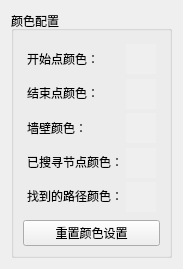
<?xml version="1.0" encoding="UTF-8"?>
<ui version="4.0">
 <class>QT::ConfigWidget</class>
 <widget class="QWidget" name="QT::ConfigWidget">
  <property name="geometry">
   <rect>
    <x>0</x>
    <y>0</y>
    <width>183</width>
    <height>269</height>
   </rect>
  </property>
  <property name="minimumSize">
   <size>
    <width>183</width>
    <height>269</height>
   </size>
  </property>
  <property name="maximumSize">
   <size>
    <width>16777215</width>
    <height>16777215</height>
   </size>
  </property>
  <property name="windowTitle">
   <string>ConfigWidget</string>
  </property>
  <layout class="QGridLayout" name="gridLayout_2">
   <item row="0" column="2">
    <spacer name="horizontalSpacer">
     <property name="orientation">
      <enum>Qt::Horizontal</enum>
     </property>
     <property name="sizeHint" stdset="0">
      <size>
       <width>40</width>
       <height>20</height>
      </size>
     </property>
    </spacer>
   </item>
   <item row="0" column="1">
    <widget class="QGroupBox" name="groupBox">
     <property name="title">
      <string>颜色配置</string>
     </property>
     <layout class="QGridLayout" name="gridLayout_3">
      <item row="0" column="0">
       <layout class="QGridLayout" name="gridLayout">
        <property name="leftMargin">
         <number>4</number>
        </property>
        <property name="topMargin">
         <number>4</number>
        </property>
        <property name="rightMargin">
         <number>4</number>
        </property>
        <property name="bottomMargin">
         <number>4</number>
        </property>
        <item row="4" column="1">
         <widget class="SelectColor" name="pathPointColorWidget" native="true">
          <property name="sizePolicy">
           <sizepolicy hsizetype="Preferred" vsizetype="Preferred">
            <horstretch>0</horstretch>
            <verstretch>0</verstretch>
           </sizepolicy>
          </property>
          <property name="minimumSize">
           <size>
            <width>30</width>
            <height>30</height>
           </size>
          </property>
          <property name="maximumSize">
           <size>
            <width>30</width>
            <height>30</height>
           </size>
          </property>
          <property name="autoFillBackground">
           <bool>true</bool>
          </property>
          <property name="styleSheet">
           <string notr="true"/>
          </property>
         </widget>
        </item>
        <item row="1" column="0">
         <widget class="QLabel" name="endPointColorLabel">
          <property name="maximumSize">
           <size>
            <width>16777215</width>
            <height>30</height>
           </size>
          </property>
          <property name="text">
           <string>结束点颜色：</string>
          </property>
         </widget>
        </item>
        <item row="0" column="0">
         <widget class="QLabel" name="startPointColorLabel">
          <property name="maximumSize">
           <size>
            <width>16777215</width>
            <height>30</height>
           </size>
          </property>
          <property name="text">
           <string>开始点颜色：</string>
          </property>
         </widget>
        </item>
        <item row="1" column="1">
         <widget class="SelectColor" name="endPointColorWidget" native="true">
          <property name="minimumSize">
           <size>
            <width>30</width>
            <height>30</height>
           </size>
          </property>
          <property name="maximumSize">
           <size>
            <width>30</width>
            <height>30</height>
           </size>
          </property>
          <property name="autoFillBackground">
           <bool>true</bool>
          </property>
          <property name="styleSheet">
           <string notr="true"/>
          </property>
         </widget>
        </item>
        <item row="2" column="0">
         <widget class="QLabel" name="wallPointColorLabel">
          <property name="maximumSize">
           <size>
            <width>16777215</width>
            <height>30</height>
           </size>
          </property>
          <property name="text">
           <string>墙壁颜色：</string>
          </property>
         </widget>
        </item>
        <item row="4" column="0">
         <widget class="QLabel" name="pathPointColorLabel">
          <property name="maximumSize">
           <size>
            <width>16777215</width>
            <height>30</height>
           </size>
          </property>
          <property name="text">
           <string>找到的路径颜色：</string>
          </property>
         </widget>
        </item>
        <item row="3" column="1">
         <widget class="SelectColor" name="searchedPointColorWidget" native="true">
          <property name="minimumSize">
           <size>
            <width>30</width>
            <height>30</height>
           </size>
          </property>
          <property name="maximumSize">
           <size>
            <width>30</width>
            <height>30</height>
           </size>
          </property>
          <property name="autoFillBackground">
           <bool>true</bool>
          </property>
          <property name="styleSheet">
           <string notr="true"/>
          </property>
         </widget>
        </item>
        <item row="3" column="0">
         <widget class="QLabel" name="searchedPointColorLabel">
          <property name="maximumSize">
           <size>
            <width>16777215</width>
            <height>30</height>
           </size>
          </property>
          <property name="text">
           <string>已搜寻节点颜色：</string>
          </property>
         </widget>
        </item>
        <item row="2" column="1">
         <widget class="SelectColor" name="wallPointColorWidget" native="true">
          <property name="minimumSize">
           <size>
            <width>30</width>
            <height>30</height>
           </size>
          </property>
          <property name="maximumSize">
           <size>
            <width>30</width>
            <height>30</height>
           </size>
          </property>
          <property name="autoFillBackground">
           <bool>true</bool>
          </property>
          <property name="styleSheet">
           <string notr="true"/>
          </property>
         </widget>
        </item>
        <item row="0" column="1">
         <widget class="SelectColor" name="startPointColorWidget" native="true">
          <property name="minimumSize">
           <size>
            <width>30</width>
            <height>30</height>
           </size>
          </property>
          <property name="maximumSize">
           <size>
            <width>30</width>
            <height>30</height>
           </size>
          </property>
          <property name="autoFillBackground">
           <bool>true</bool>
          </property>
          <property name="styleSheet">
           <string notr="true"/>
          </property>
         </widget>
        </item>
       </layout>
      </item>
      <item row="1" column="0">
       <widget class="QPushButton" name="resetColorSettingButton">
        <property name="text">
         <string>重置颜色设置</string>
        </property>
       </widget>
      </item>
     </layout>
    </widget>
   </item>
   <item row="1" column="1">
    <spacer name="verticalSpacer">
     <property name="orientation">
      <enum>Qt::Vertical</enum>
     </property>
     <property name="sizeHint" stdset="0">
      <size>
       <width>20</width>
       <height>40</height>
      </size>
     </property>
    </spacer>
   </item>
  </layout>
 </widget>
 <customwidgets>
  <customwidget>
   <class>SelectColor</class>
   <extends>QWidget</extends>
   <header>SelectColor.h</header>
   <container>1</container>
  </customwidget>
 </customwidgets>
 <resources/>
 <connections/>
</ui>
